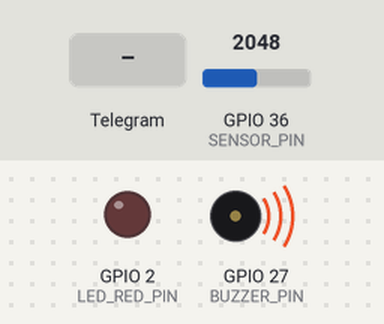
A program run on a simulated ESP32. Shown: output pins drawn as LEDs (lit = HIGH), buzzer (waves = sounding, pin HIGH). Dashed ring = blinking. Inputs (shaded band) come from the test bench; at power-on: GPIO 36 (SENSOR_PIN) = 2048. WiFi joins after 1.5 s; servers stay silent unless stated; what the program prints to the serial monitor is not drawn.

Above: at 14.3 s.
14.4 s: GPIO 36 (SENSOR_PIN) set to 3001
15.9 s: GPIO 36 (SENSOR_PIN) set to 3122
At 16.8 s:
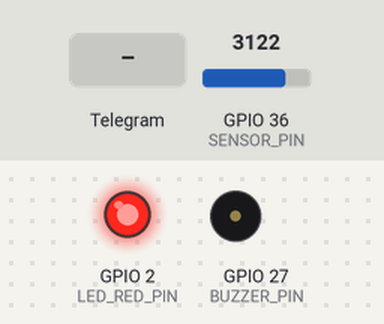
17.4 s: Telegram message "/calibrate" received
At 19.3 s:
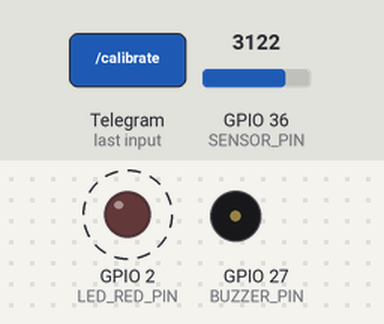
Timing chart, 0 to 26.6 s (numbered marks = the images above; inputs shaded):
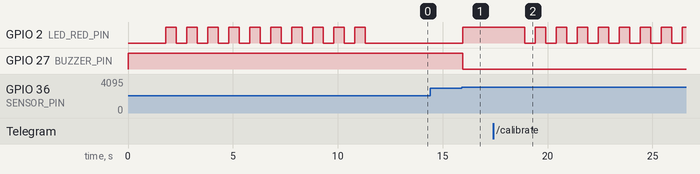

The program:

main.cpp
```cpp
#include <Arduino.h>
#include <WiFi.h>
#include "config.h"
#include "globals.h"
#include "sensor.h"
#include "telegram_bot.h"

// --- INSTANTIATE GLOBAL VARIABLES ---
volatile int gasThreshold = 50;
volatile int cleanAirValue = 0;
volatile int currentGasPercent = 0;
volatile bool isCalibrating = false;
unsigned long lastSendAlert = 0;

SemaphoreHandle_t botMutex;
WiFiClientSecure client;
UniversalTelegramBot bot(BOT_TOKEN, client);

// --- TASK HANDLERS ---
TaskHandle_t SensorTask;
TaskHandle_t TelegramTask;
TaskHandle_t AlertTask;

// ==========================================
// TASK 1: SENSOR POLLING (Core 0)
// ==========================================
void TaskReadSensor(void *pvParameters) {
  for (;;) {
    if (!isCalibrating) {
      int rawValue = analogRead(SENSOR_PIN);
      int diff = rawValue - cleanAirValue;
      if (diff < 0) diff = 0;

      int mappedValue = map(diff, 0, 2000, 0, 100);
      if (mappedValue > 100) mappedValue = 100;

      currentGasPercent = mappedValue;
    }
    vTaskDelay(pdMS_TO_TICKS(100)); // Read every 100ms
  }
}

// ==========================================
// TASK 2: TELEGRAM POLLING (Core 0)
// ==========================================
void TaskTelegram(void *pvParameters) {
  for (;;) {
    if (!isCalibrating) {
      if (xSemaphoreTake(botMutex, portMAX_DELAY)) {
        int numNewMessages = bot.getUpdates(bot.last_message_received + 1);
        while (numNewMessages) {
          handleNewMessages(numNewMessages);
          numNewMessages = bot.getUpdates(bot.last_message_received + 1);
        }
        xSemaphoreGive(botMutex);
      }
    }
    vTaskDelay(pdMS_TO_TICKS(1000)); // Check messages every 1000ms
  }
}

// ==========================================
// TASK 3: ALERT MANAGER (Core 1)
// ==========================================
void TaskAlertManager(void *pvParameters) {
  for (;;) {
    if (!isCalibrating) {
      if (currentGasPercent > gasThreshold) {
        digitalWrite(LED_RED_PIN, HIGH);
        digitalWrite(BUZZER_PIN, LOW); // Buzzer Active LOW

        // Send Telegram Alert every 5 seconds
        if (millis() - lastSendAlert > 5000) {
          String msg = "\xE2\x9A\xA0 WARNING! GAS DETECTED!\n";
          msg += "Level: " + String(currentGasPercent) + "%\n";
          msg += "Threshold: " + String(gasThreshold);

          if (xSemaphoreTake(botMutex, portMAX_DELAY)) {
            bot.sendMessage(CHAT_ID, msg, "");
            xSemaphoreGive(botMutex);
          }
          lastSendAlert = millis();
        }
      } else {
        digitalWrite(LED_RED_PIN, LOW);
        digitalWrite(BUZZER_PIN, HIGH); // Mute buzzer
      }
    }
    vTaskDelay(pdMS_TO_TICKS(50)); // Fast response check (50ms)
  }
}

// ==========================================
// SYSTEM SETUP
// ==========================================
void setup() {
  Serial.begin(115200);

  pinMode(LED_RED_PIN, OUTPUT);
  pinMode(BUZZER_PIN, OUTPUT);
  pinMode(SENSOR_PIN, INPUT);

  digitalWrite(LED_RED_PIN, LOW);
  digitalWrite(BUZZER_PIN, HIGH);

  botMutex = xSemaphoreCreateMutex();

  WiFi.mode(WIFI_STA);
  WiFi.begin(WIFI_SSID, WIFI_PASS);
  Serial.print("Connecting to WiFi");
  while (WiFi.status() != WL_CONNECTED) {
    delay(500);
    Serial.print(".");
  }
  Serial.println("\nWiFi Connected!");

  client.setInsecure(); // Bypass SSL verification for faster Telegram API access

  bot.sendMessage(CHAT_ID, "System Online! Warming up sensor...", "");
  calibrateSensor();


  xTaskCreatePinnedToCore(TaskReadSensor, "SensorTask", 2048, NULL, 1, &SensorTask, 1);
  xTaskCreatePinnedToCore(TaskTelegram, "TelegramTask", 10240, NULL, 1, &TelegramTask, 1);
  xTaskCreatePinnedToCore(TaskAlertManager, "AlertTask", 10240, NULL, 2, &AlertTask, 1);
}

void loop() {
  // RTOS handles everything in the background
}
```

globals.h
```cpp
#pragma once
#include <Arduino.h>
#include <UniversalTelegramBot.h>
#include <WiFiClientSecure.h>

// --- SHARED GLOBAL VARIABLES ---
extern volatile int gasThreshold;
extern volatile int cleanAirValue;
extern volatile int currentGasPercent;
extern volatile bool isCalibrating;
extern unsigned long lastSendAlert;

// --- SHARED OBJECTS & MUTEX ---
extern SemaphoreHandle_t botMutex;
extern WiFiClientSecure client;
extern UniversalTelegramBot bot;
```

sensor.h
```cpp
#pragma once

void calibrateSensor();
```

telegram_bot.h
```cpp
#pragma once

void handleNewMessages(int numNewMessages);
```

sensor.cpp
```cpp
#include "sensor.h"
#include "config.h"
#include "globals.h"

// ==========================================
// SENSOR CALIBRATION ALGORITHM
// ==========================================
void calibrateSensor() {
  isCalibrating = true;
  Serial.println("Calibrating...");

  // Warm-up phase with blinking LED
  for(int i = 0; i < 20; i++) {
    digitalWrite(LED_RED_PIN, !digitalRead(LED_RED_PIN));
    vTaskDelay(pdMS_TO_TICKS(500));
  }
  digitalWrite(LED_RED_PIN, LOW);

  // Baseline sampling
  long sum = 0;
  for(int i = 0; i < 100; i++) {
    sum += analogRead(SENSOR_PIN);
    vTaskDelay(pdMS_TO_TICKS(10));
  }
  cleanAirValue = sum / 100;

  String msg = "Calibration Complete!\nBaseline Value: " + String(cleanAirValue);

  // Send result via Telegram using Mutex protection
  if (xSemaphoreTake(botMutex, portMAX_DELAY)) {
    bot.sendMessage(CHAT_ID, msg, "");
    xSemaphoreGive(botMutex);
  }

  isCalibrating = false;
}
```

telegram_bot.cpp
```cpp
#include "telegram_bot.h"
#include "config.h"
#include "globals.h"
#include "sensor.h"

// ==========================================
// TELEGRAM COMMAND PARSER - OPTIMIZED
// ==========================================
void handleNewMessages(int numNewMessages) {
  for (int i = 0; i < numNewMessages; i++) {
    String chat_id = String(bot.messages[i].chat_id);
    String text = bot.messages[i].text;
    String from_name = bot.messages[i].from_name;

    // Security check: Only accept commands from authorized Chat ID
    if (chat_id != CHAT_ID) {
        continue;
    }

    // Use trimmed text to avoid issues with hidden spaces
    text.trim();

    if (text == "/up") {
      gasThreshold += 5;
      bot.sendMessage(chat_id, "Threshold increased to: " + String(gasThreshold), "");
    }
    else if (text == "/down") {
      gasThreshold -= 5;
      bot.sendMessage(chat_id, "Threshold decreased to: " + String(gasThreshold), "");
    }
    else if (text.startsWith("/set ")) {
      String valueStr = text.substring(5);
      int val = valueStr.toInt();
      if (val > 0 && val <= 100) {
        gasThreshold = val;
        bot.sendMessage(chat_id, "Threshold set to: " + String(gasThreshold), "");
      } else {
        bot.sendMessage(chat_id, "Invalid value! Please use 1-100.", "");
      }
    }
    else if (text == "/calibrate") {
      bot.sendMessage(chat_id, "Recalibrating sensor... Please wait 10s.", "");
      calibrateSensor();
    }
    else if (text == "/status") {
      String msg = "System Status:\n";
      msg += "Gas Level: " + String(currentGasPercent) + "%\n";
      msg += "Threshold: " + String(gasThreshold) + "\n";
      msg += "Baseline (Clean Air): " + String(cleanAirValue);
      bot.sendMessage(chat_id, msg, "");
    }
    else if (text == "/start" || text == "/help") {
      String welcome = "Hello " + from_name + ".\n";
      welcome += "Current Commands:\n";
      welcome += "/up : Increase threshold (+5)\n";
      welcome += "/down : Decrease threshold (-5)\n";
      welcome += "/set 80 : Set threshold value\n";
      welcome += "/calibrate : Recalibrate sensor\n";
      welcome += "/status : Check status";
      bot.sendMessage(chat_id, welcome, "");
    }
  }
}
```

config.h
```cpp
#pragma once

// --- WI-FI CONFIGURATION ---
#define WIFI_SSID "LAPTOP-8J75CQDF 6204"
#define WIFI_PASS "12345678"

// --- TELEGRAM CONFIGURATION ---
#define BOT_TOKEN "8387438623:AAEGpjd87eAp9RveNF0LA_JcDE4VpXBR6bE"
#define CHAT_ID "7927274521"

// --- HARDWARE PINS ---
#define BUZZER_PIN 27
#define LED_RED_PIN 2
#define SENSOR_PIN 36
```

Measured:
- the behaviour switches between 3067 and 3068 on GPIO 36 (SENSOR_PIN) (found by bisection; images 0 and 1)
- after the input at 14.4 s, every drawn part: stays the same
- after the input at 15.9 s, GPIO 2 (LED_RED_PIN): LOW → HIGH after 0.07 s; GPIO 27 (BUZZER_PIN): HIGH → LOW after 0.07 s
- after the input at 17.4 s, GPIO 2 (LED_RED_PIN): alternates HIGH for 0.50 s and LOW for 0.50 s, starting after 1.5 s
